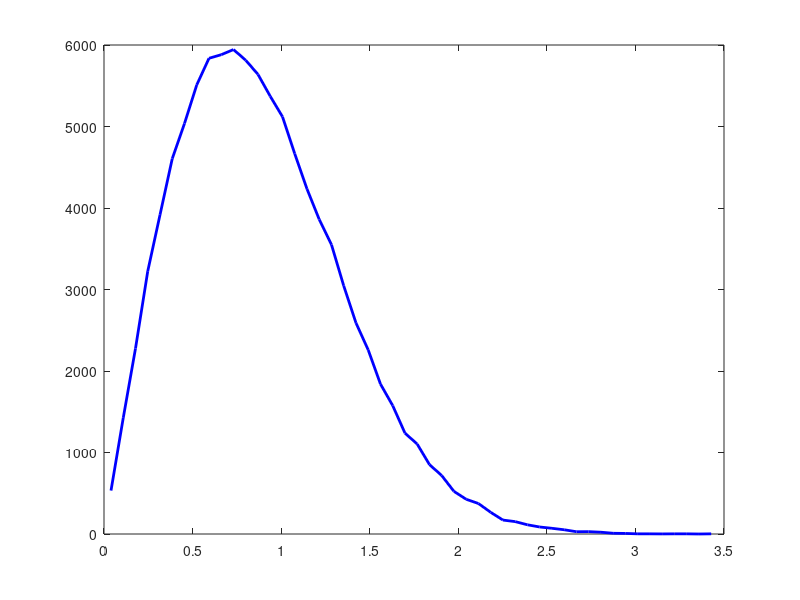

This figure's MATLAB source:

clc
close all
L=1e5;
Hw = (randn(1,L)+j*randn(1,L))/sqrt(2);
figure;
% hist(abs(H),50);
[temp,x]=hist(abs(Hw),50);
plot(x,temp,['b-'],'LineWidth',2), hold on

